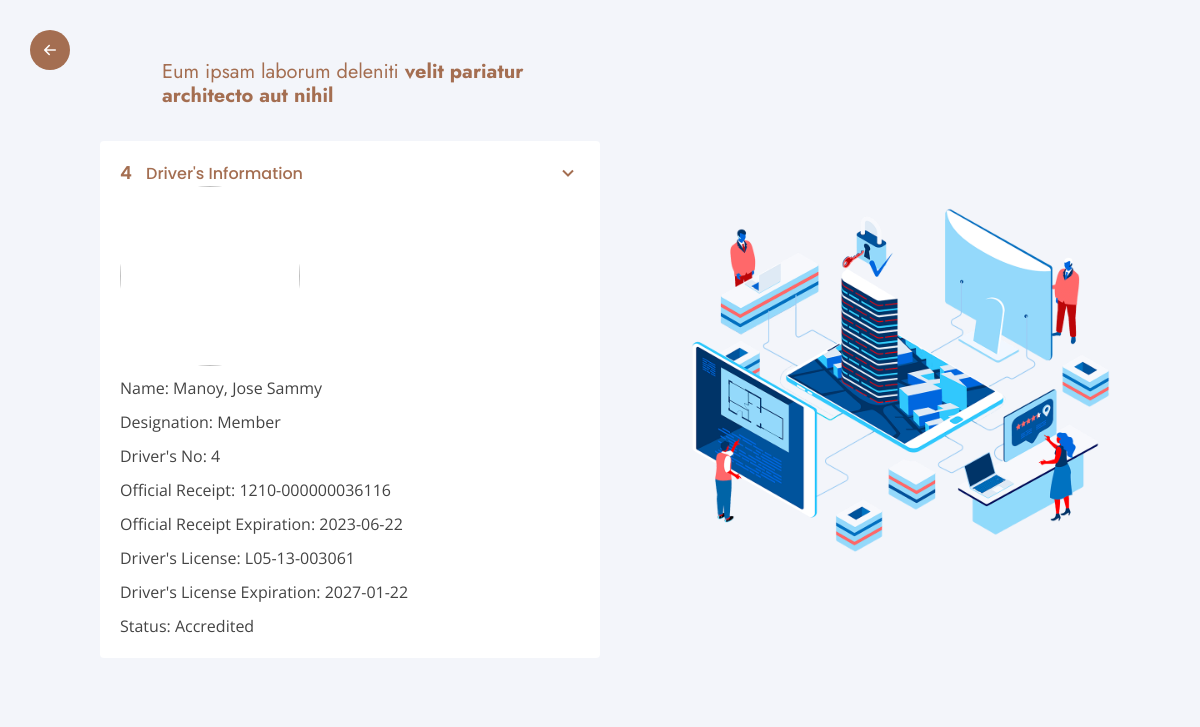
Screenshot of /driver/camera-platenumber.php?driverNumber=4 with the database file from the repository.
### tables this page shows
CREATE TABLE IF NOT EXISTS registered_rider_profile (
	registered_rider_id int NOT NULL AUTO_INCREMENT,
    rider_id int NOT NULL,
    rider_no int NOT NULL,
    designation varchar(255) NOT NULL,
    date_of_membership varchar(255) DEFAULT NULL,
    official_reciept varchar(55) DEFAULT NULL,
    or_expiration_date varchar(10) DEFAULT NULL,
    certificate_of_registration varchar(255) DEFAULT NULL,
    drivers_license varchar(255) DEFAULT NULL,
    license_expiration_date varchar(10) DEFAULT NULL,
    plate_number varchar(255) DEFAULT NULL,
    contact_number varchar(11) DEFAULT NULL,
    img_url varchar(255) NOT NULL,
    PRIMARY KEY(registered_rider_id),
    FOREIGN KEY(rider_id) REFERENCES rider(rider_id) 
);

CREATE TABLE IF NOT EXISTS rider (
	rider_id int NOT NULL AUTO_INCREMENT,
    last_name varchar(255) NOT NULL,
    first_name varchar(255) NOT NULL,
    mid_name varchar(255) DEFAULT NULL,
    suffix varchar(255) DEFAULT NULL,
    address varchar(255) DEFAULT NULL,
    PRIMARY KEY(rider_id)
);

### driver/camera-platenumber.php (the view, shortened to what this page needs)
<?php
require './../include/header.php';
require './../conn.php';
if (filter_has_var(INPUT_GET, 'driverNumber')) {
    $clean_driver_number = filter_var($_GET['driverNumber'], FILTER_SANITIZE_NUMBER_INT);
    $driver_number = filter_var($clean_driver_number, FILTER_VALIDATE_INT);
}
$riderQuery = "SELECT * FROM rider, registered_rider_profile WHERE rider_no = :driverNumber AND rider.rider_id = registered_rider_profile.rider_id";
$riderStatement = $pdo->prepare($riderQuery);
$riderStatement->bindParam(":driverNumber", $driver_number);
$riderStatement->execute();
if ($riderStatement->rowCount() === 1) {
    $rider = $riderStatement->fetch(PDO::FETCH_ASSOC);
    $clean_rider_no = filter_var($rider['rider_no'], FILTER_SANITIZE_NUMBER_INT);
    $rider_no = filter_var($clean_rider_no, FILTER_VALIDATE_INT);
    $name = htmlspecialchars($rider['last_name'] . ', ' . $rider["first_name"] . ' ' . $rider['mid_name'] ?? ' ' . $rider['suffix']);
    $designation = htmlspecialchars($rider['designation']);
    $official_reciept = htmlspecialchars($rider['official_reciept']);
    $or_expiration_date = htmlspecialchars($rider['or_expiration_date']);
    $licenseNumber = htmlspecialchars($rider["drivers_license"]);
    $license_expiration_date = htmlspecialchars($rider['license_expiration_date']);
    $img_url = htmlspecialchars($rider['img_url']);
    $status = htmlspecialchars("Accredited");
}
?>
<section id="rider" class="rider section-bg">
    <div class="container-fluid" data-aos="fade-up">
        <div class="row justify-content-center">
            <div class="col-lg-6 d-flex flex-column justify-content-center align-items-stretch  order-2 order-lg-1  d-sm-flex align-items-sm-center justify-content-sm-center">
                <div class="content">
                    <h3>Eum ipsam laborum deleniti <strong>velit pariatur architecto aut nihil</strong></h3>
                </div>
                <div class="accordion-list">
                    <ul>
                        <li>
                            <a class="collapse"><span><?php echo $rider_no ?></span> Driver's Information <i class="bx bx-chevron-down icon-show"></i><i class="bx bx-chevron-down icon-close"></i></a>
                            <div class="collapse show d-flex flex-column">
                                <?php if ($img_url && file_exists("../assets/img/rider/$img_url")) : ?>
                                    <div class="pic align-self-center"><img src="../assets/img/rider/<?php echo $img_url ?>" class="img-fluid" alt=""></div>
                                <?php else : ?>
                                    <div class="pic"><img src="../assets/img/default-img.svg ?>" class="img-fluid" alt=""></div>
                                <?php endif; ?>
                                <p> Name: <?php echo $name ?></p>
                                <p>Designation: <?php echo $designation ?></p>
                                <p>Driver's No: <?php echo $rider_no ?></p>
                                <?php if ($official_reciept) : ?>
                                    <p>Official Receipt: <?php echo $official_reciept ?></p>
                                <?php endif ?>
                                <?php if ($or_expiration_date) : ?>
                                    <p>Official Receipt Expiration: <?php echo $or_expiration_date ?></p>
                                <?php endif ?>
                                <?php if ($licenseNumber) : ?>
                                    <p>Driver's License: <?php echo $licenseNumber ?></p>
                                <?php endif ?>
                                <?php if ($license_expiration_date) : ?>
                                    <p>Driver's License Expiration: <?php echo $license_expiration_date ?></p>
                                <?php endif ?>
                                <p>Status: <?php echo $status ?></p>
                            </div>
                        </li>
                    </ul>
                </div>
            </div>
            <div class="col-lg-5 align-items-center order-1 order-lg-2 img" style='background-image: url("./../assets/img/why-us.png");' data-aos="zoom-in" data-aos-delay="150">&nbsp;</div>
        </div>
    </div>
</section>
<?php require './../include/footer.php'; ?>

### assets/css/style.css (style rules this page uses)
body { font-family: "Open Sans", sans-serif; color: #444444; }
a { color: rgb(164, 110, 81); text-decoration: none; }
h1, h2, h3, h4, h5, h6 { font-family: "Jost", sans-serif; }
section { padding: 60px 0; overflow: hidden; }
.section-bg { background-color: #f3f5fa; }
.rider { width: 100%; display: flex; align-items: center; }
.rider .content { padding: 0px 100px 0px 100px; }
.rider .content h3 { font-weight: 400; font-size: 20px; color: rgb(164, 110, 81); }
.rider .accordion-list .pic { width: 180px; height: 180px; }
.rider .accordion-list .pic img { width: 100%; height: 100%; border-radius: 50%; object-fit: cover; object-position: center center; transition: ease-in-out 0.3s; }
.rider .img { background-size: contain; background-repeat: no-repeat; background-position: center center; }
.rider .accordion-list { padding: 25px 100px 25px 100px; }
.rider .accordion-list ul { padding: 0; list-style: none; }
.rider .accordion-list li { padding: 20px; background: #fff; border-radius: 4px; }
.rider .accordion-list a { display: block; position: relative; font-family: "Poppins", sans-serif; font-size: 16px; line-height: 24px; font-weight: 500; padding-right: 30px; outline: none; cursor: pointer; }
.rider .accordion-list span { color: rgb(164, 110, 81); font-weight: 600; font-size: 18px; padding-right: 10px; }
.rider .accordion-list i { font-size: 24px; position: absolute; right: 0; top: 0; }
.rider .accordion-list p { margin-bottom: 0; padding: 10px 0 0 0; }
@media (min-width: 1024px) { .accordion-list { width: 700px; } }

### rows the page displays
registered_rider_profile: rider_no "4", rider.mid_name "Manoy, Jose Sammy", designation "Member", official_reciept "1210-000000036116", or_expiration_date "2023-06-22", drivers_license "L05-13-003061", license_expiration_date "2027-01-22"

### other values shown
$status "Accredited"
